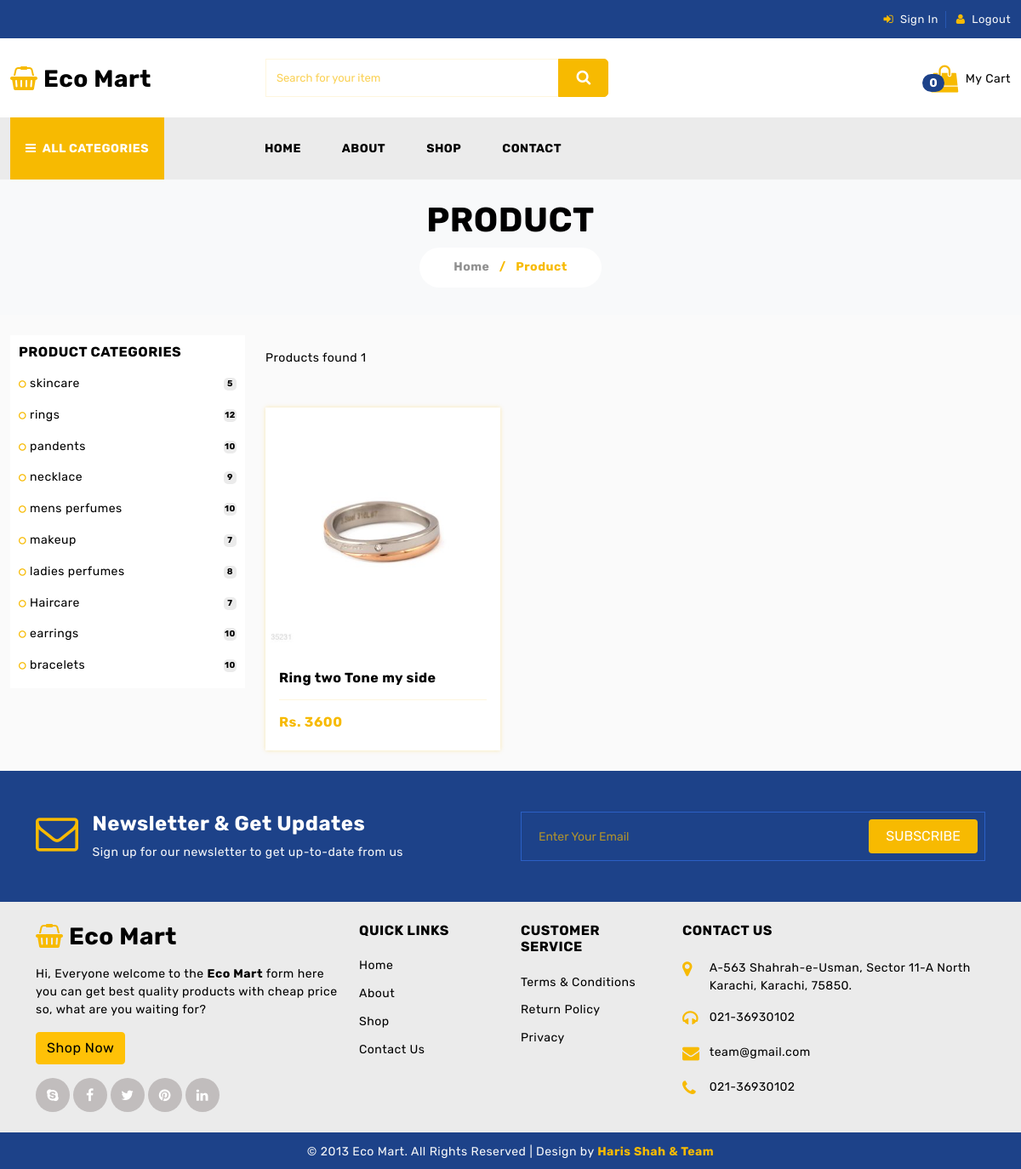
The app's page /front-end/product.php?product_search=Ring two Tone my side with its own data.
### tables this page shows
CREATE TABLE `product_categories` (
  `category_id` int(50) NOT NULL,
  `category_name` varchar(255) NOT NULL
);

CREATE TABLE `products` (
  `product_id` int(50) NOT NULL,
  `product_name` varchar(255) NOT NULL,
  `product_price` int(100) NOT NULL,
  `product_image` varchar(255) NOT NULL,
  `product_category` int(100) NOT NULL
);

### front-end/product.php (the view, shortened to what this page needs)
<!DOCTYPE html>
<html lang="en">
<head>
    <link href="css/bootstrap.min.css" rel="stylesheet">
    <link href="css/font-awesome.min.css" rel="stylesheet">
    <link href="css/global.css" rel="stylesheet">
    <link href="css/product.css" rel="stylesheet">
</head>
<body>
    <?php include('./includes/topnav.php') ?>
    <?php include('./includes/middle_nav.php') ?>
    <?php include('./includes/primary_nav.php') ?>
    <section id="center" class="center_o pt-4 pb-4 bg-light">
        <div class="container-xl">
            <div class="row center_o1 text-center">
                <div class="col-md-12">
                    <h1>PRODUCT</h1>
                    <h6 class="d-inline-block  font_14 col_yell bg-white"><a class="col_light" href="#">Home</a> <span class="me-2 ms-2">/</span> Product</h6>
                </div>
            </div>
        </div>
    </section>
    <section id="prod_pg" class="pt-4 pb-4 bg_light_1">
        <div class="container-fluid">
            <div class="row prod_pg1">
                <div class="col-md-12 col-lg-3">
                    <div class="prod_pg1l">
                        <div class="prod_pg1l1 bg-white p-4">
                            <h6 class="mb-3">PRODUCT CATEGORIES</h6>
                            <?php
                            $select = "select * from product_categories order by category_name desc";
                            $result = mysqli_query($connection, $select);
                            if (mysqli_num_rows($result)) {
                                while ($data = mysqli_fetch_array($result)) {
                                    $category = $data['category_id'];
                            ?>
                                    <div class="prod_pg1l1i row mt-2">
                                        <div class="col-md-10 col-10">
                                            <div class="prod_pg1l1il">
                                                <h6 class="font_14 fw-normal mt-1"><a href="shop.php?category/=<?php echo $data['category_name'] ?>"><i class="fa fa-circle-o me-1 col_yell"></i><?php echo $data['category_name'] ?></a></h6>
                                            </div>
                                        </div>
                                        <div class="col-md-2 col-2">
                                            <div class="prod_pg1l1ir text-end">
                                                <h6 class="d-inline-block bg_light font_13">
                                                    <?php
                                                    $select = "select * from products where product_category = $category";
                                                    $res = mysqli_query($connection, $select);
                                                    $count = mysqli_num_rows($res);
                                                    echo $count;
                                                    ?>
                                                </h6>
                                            </div>
                                        </div>
                                    </div>
                            <?php
                                }
                            }
                            ?>
                        </div>
                    </div>
                </div>
                <div class="col-md-12 col-lg-9">
                    <div class="prod_pg1r">
                        <div class="prod_pg1r1 row">
                            <div class="col-md-9">
                                <div class="prod_pg1r1l">
                                    <p class="mt-3 mb-0">
                                        <?php
                                        $product_search = $_GET['product_search'];
                                        $select = "SELECT * FROM products WHERE product_name LIKE '%$product_search%'";
                                        $result = mysqli_query($connection, $select);
                                        if (mysqli_num_rows($result) > 0) {
                                            $product_count = mysqli_num_rows($result);
                                            echo "Products found " . $product_count;
                                        } else {
                                            $select_category = mysqli_query($connection, "SELECT * FROM products INNER JOIN product_categories on product_category = category_id and category_name like '%$product_search%'");
                                            $category_count = mysqli_num_rows($select_category);
                                            echo "Products found " . $category_count;
                                        }
                                        ?>
                                    </p>
                                </div>
                            </div>
                        </div>
                        <div class="prod_pg1r2 mt-4 row">
                            <?php
                            $product_search = $_GET['product_search'];
                            $select = "SELECT * FROM products WHERE product_name LIKE '%$product_search%'";
                            $result = mysqli_query($connection, $select);
                            if (mysqli_num_rows($result) > 0) {
                                while ($data = mysqli_fetch_array($result)) {
                            ?>
                                    <form class="col-md-4 mt-4" method="post">
                                        <div class="prodinm clearfix">
                                            <div class="prod_2im position-relative clearfix">
                                                <div class="prod_2i1 clearfix">
                                                    <div class="grid clearfix">
                                                        <figure class="effect-jazz mb-0">
                                                            <a href="detail.php?product/=<?php echo $data['product_name'] ?>"><img src="../front-end/uploadimg/<?php echo $data['product_image'] ?>" class="w-100" alt="abc"></a>
                                                        </figure>
                                                    </div>
                                                </div>
                                            </div>
                                            <div class="prod_2i2 pt-4 pb-4 ps-3 pe-3 bg-white clearfix">
                                                <h6 class="mt-2"><a href="detail.php?product/=<?php echo $data['product_name'] ?>"><?php echo $data['product_name'] ?></a></h6>
                                                <hr>
                                                <h6 class="fw-normal mb-0 col_yell fw-bold">Rs. <span class="pull-lef fw-bold col_yell price"><?php echo $data['product_price'] ?></span></h6>
                                            </div>
                                        </div>
                                    </form>
                                    <?php
                                }
                            }
                            ?>
                        </div>
                    </div>
                </div>
            </div>
        </div>
    </section>
    <?php include('./includes/footer.php') ?>
</body>
</html>

### front-end/css/global.css (style rules this page uses)
body { font-family: 'Rubik', sans-serif; color:#000; font-size:14px; letter-spacing:0.5px; }
h1,h2,h3,h4,h5,h6 { font-weight:bold; }
a { text-decoration:none; color:#000; }
.grid figure { position: relative; float: left; overflow: hidden; width: 100%; text-align: center; cursor: pointer; }
figure.effect-jazz figcaption::after, figure.effect-jazz img { -webkit-transition: opacity 0.35s, -webkit-transform 0.35s; transition: opacity 0.35s, transform 0.35s; }
.col_yell { color: #f7ba01; }
.col_light { color: #909090; }
.bg_light { background-color: #ebebeb; }
.bg_light_1 { background-color: #fafafa; }
hr { opacity:1; background-color:#f7ba0121; }
.font_13 { font-size:13px; }
.font_14 { font-size:14px; }
.center_o1 h6 { border-radius:50px; padding:15px 40px; }
.prod_2im { box-shadow: 0 0 5px #f7ba014a; }
.prodinm { box-shadow: 0 0 5px #f7ba014a; }

### front-end/css/product.css (style rules this page uses)
.prod_pg1l1il h6 i { font-size:10px; }
.prod_pg1l1ir h6 { width:30px; height:25px; border-radius:5px; line-height:25px; text-align:center; }
.prod_2im { box-shadow:none; }
@media (min-width:992px) and (max-width:1200px) { .prod_pg1l1 { padding:10px!important; } }
@media (min-width:992px) and (max-width:1200px) { .prod_pg1l1ir h6 { width: 15px; height: 15px; line-height: 15px; font-size:10px; } }

### records on screen
product_categories: category_name "skincare", count "5"
product_categories: category_name "rings", count "12"
product_categories: category_name "pandents", count "10"
product_categories: category_name "necklace", count "9"
product_categories: category_name "mens perfumes", count "10"
product_categories: category_name "makeup", count "7"
product_categories: category_name "ladies perfumes", count "8"
product_categories: category_name "Haircare", count "7"
product_categories: category_name "earrings", count "10"
product_categories: category_name "bracelets", count "10"
products: product_image (picture), product_name "Ring two Tone my side", product_price "3600"

### other values on screen
$cart_count "0"
$product_count "1"
